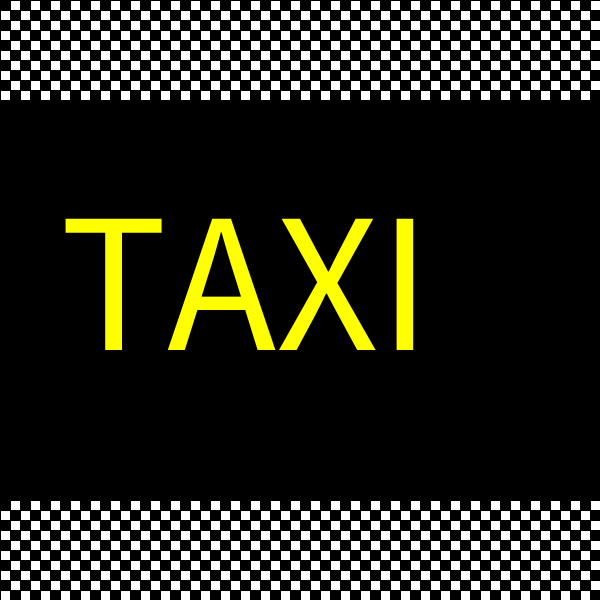
Frame 1 (no input)
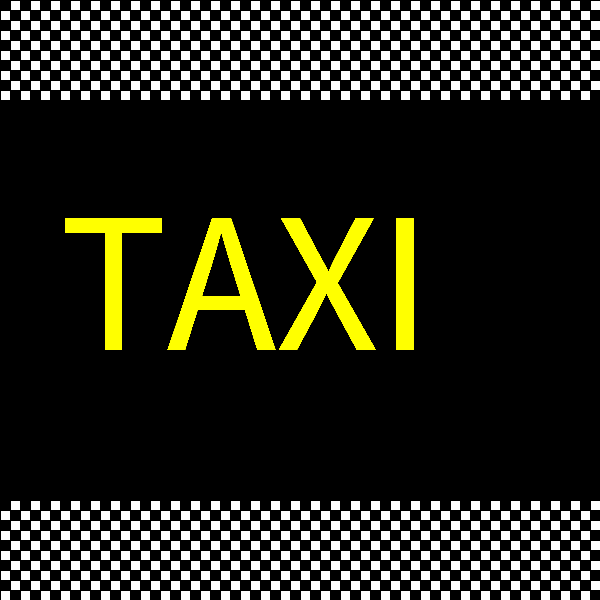
Frame 60 (the mouse pressed at the canvas centre just before this capture)
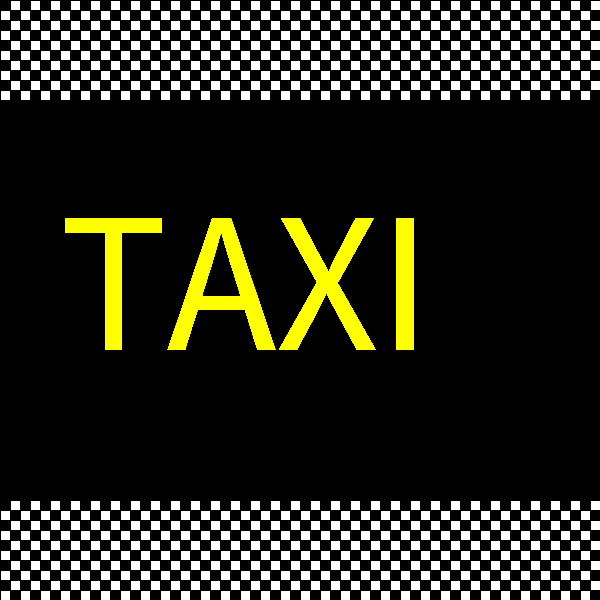
Frame 120 (the mouse held since frame 60 and released just before this capture)

The Processing sketch that drew these frames (run headless with seeded random() and noise(); from frame 60 on, the mouse is pressed at the canvas centre):

// Processing sketch: processing_112602
// ── processing_112602.pde

//Group 18 Sketch

void setup() {
  size(600, 600);
  background(0, 0, 0); //Sets the background to black.
}

void draw()
{
  smooth();
  fill(255, 255, 0); //Makes the text yellow
  textSize(200);
  text("TAXI", 60, 350);

  fill(255, 255, 255); //Makes both the rectangles white
  rect(0, 0, 600, 100);
  rect(0, 500, 600, 100);


  int oddx = 0;
  int oddy = -10;
  int evenx = -20;
  int eveny= -20;

  for (int i=0; i<5; i++) { //Draws 5 rows of black squares, which on white gives the checkered effect.
    eveny = eveny + 20;  
    evenx=0;
    for (int i2=0; i2<60; i2++) {
      fill(0);
      rect(evenx, eveny, 10, 10);
      evenx = evenx+20;
    }
  }

  for (int i=0; i<5; i++) { 
    oddy = oddy + 20;  
    oddx=10;
    for (int i2=0; i2<60; i2++) {
      fill(0);
      rect(oddx, oddy, 10, 10);
      oddx = oddx+20;
    }
  } 

  int oddx2 = 500;
  int oddy2 = 490;
  int evenx2 = -20;
  int eveny2 = 480;

  for (int i=0; i<5; i++) { //Draws another 5 rows of squares, but are staggered for the checkered effect.
    eveny2 = eveny2 + 20;  
    evenx2=0;
    for (int i2=0; i2<60; i2++) {
      fill(0);
      rect(evenx2, eveny2, 10, 10);
      evenx2 = evenx2+20;
    }
  }

  for (int i=0; i<5; i++) {
    oddy2 = oddy2 + 20;  
    oddx2=10;
    for (int i2=0; i2<60; i2++) {
      fill(0);
      rect(oddx2, oddy2, 10, 10);
      oddx2 = oddx2+20;
    }
  }
}
